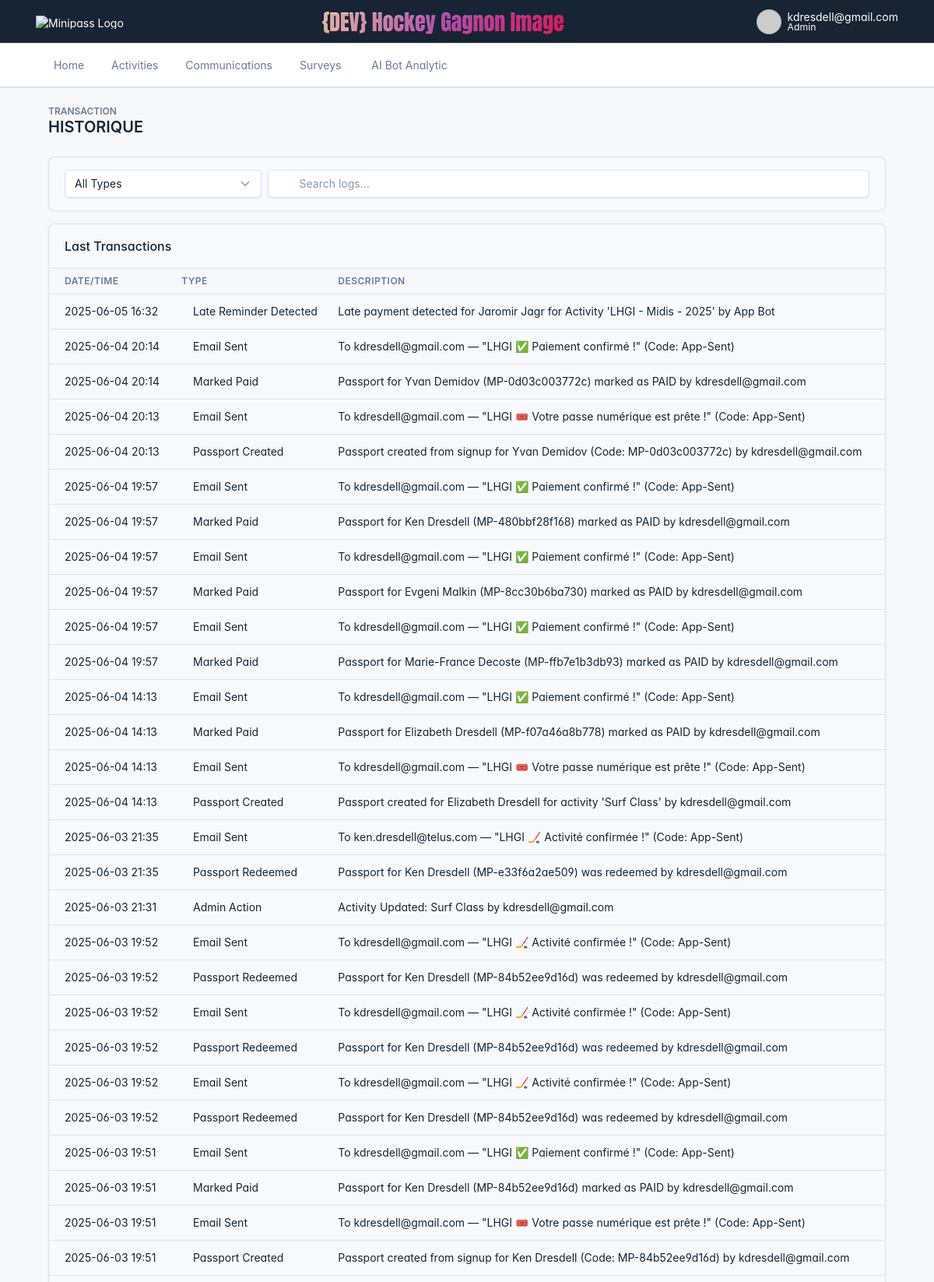
Screenshot of /activity-log (signed in, upper part) with the database file from the repository.
### models.py (models this page shows)
class ReminderLog(db.Model):
    id = db.Column(db.Integer, primary_key=True)
    pass_id = db.Column(db.Integer, db.ForeignKey("pass.id"), nullable=False)
    reminder_sent_at = db.Column(db.DateTime, default=lambda: datetime.now(timezone.utc))

class EmailLog(db.Model):
    id = db.Column(db.Integer, primary_key=True)
    timestamp = db.Column(db.DateTime, default=datetime.now(timezone.utc))
    to_email = db.Column(db.String(150), nullable=False)
    subject = db.Column(db.String(255), nullable=False)
    pass_code = db.Column(db.String(16), nullable=True)
    template_name = db.Column(db.String(100), nullable=True)
    context_json = db.Column(db.Text)
    result = db.Column(db.String(50))  # SENT or FAILED
    error_message = db.Column(db.Text, nullable=True)

class AdminActionLog(db.Model):
    id = db.Column(db.Integer, primary_key=True)
    timestamp = db.Column(db.DateTime, default=lambda: datetime.now(timezone.utc))
    admin_email = db.Column(db.String(150))
    action = db.Column(db.Text)

### app.py (the view)
@app.route("/activity-log")
def activity_log():
    if "admin" not in session:
        return redirect(url_for("login"))
    from utils import get_all_activity_logs
    logs = get_all_activity_logs()
    return render_template("activity_log.html", logs=logs)

### app.py (called while the page is built)
@app.context_processor
def inject_globals_and_csrf():
    from flask_wtf.csrf import generate_csrf
    return {
        'now': datetime.now(timezone.utc),
        'ORG_NAME': get_setting("ORG_NAME", "Ligue hockey Gagnon Image"),
        'csrf_token': generate_csrf  # returns the raw CSRF token
    }

@app.template_filter('encode_md5')
def encode_md5(s):
    if not s:
        return ''
    return hashlib.md5(s.strip().lower().encode('utf-8')).hexdigest()

@app.template_filter("datetimeformat")
def datetimeformat(value, format="%Y-%m-%d %H:%M"):
    return value.strftime(format) if value else ""

@app.before_request
def check_first_run():
    if request.endpoint != 'setup' and not Admin.query.first():
        return redirect(url_for('setup'))

@app.template_filter("utc_to_local")
def jinja_utc_to_local_filter(dt):
    from utils import utc_to_local
    return utc_to_local(dt)

### utils.py (called while the page is built)
def utc_to_local(dt_utc):
    if not dt_utc:
        return None
    if dt_utc.tzinfo is None:
        dt_utc = utc.localize(dt_utc)
    eastern = pytz_timezone("America/Toronto")
    return dt_utc.astimezone(eastern)

def get_setting(key, default=""):
    with current_app.app_context():
        setting = Setting.query.filter_by(key=key).first()
        if setting and setting.value not in [None, ""]:
            return setting.value
    return default

### templates/activity_log.html (shortened to what this page needs)
{% extends "base.html" %}
{% block content %}
<div class="container-xl">
  <div class="mb-4">
    <div class="text-uppercase text-muted fw-bold lh-1" style="font-size: 0.75rem;">TRANSACTION</div>
    <h2 class="page-title">HISTORIQUE</h2>
  </div>
  <div class="card mb-3">
    <div class="card-body">
      <div class="row g-2 align-items-center">
        <div class="col-md-3">
          <select id="filterType" class="form-select">
            <option value="">All Types</option>
          </select>
        </div>
        <div class="col-md">
          <div class="input-icon">
            <span class="input-icon-addon">
            </span>
            <input type="text" id="searchBox" class="form-control" placeholder="Search logs...">
          </div>
        </div>
      </div>
    </div>
  </div>
  <div class="card">
    <div class="card-header">
      <h3 class="card-title">Last Transactions</h3>
    </div>
    <div class="table-responsive">
      <table class="table card-table table-vcenter" id="logTable">
        <thead>
          <tr>
            <th scope="col" class="text-muted">Date/Time</th>
            <th scope="col" class="text-muted">Type</th>
            <th scope="col" class="text-muted">Description</th>
          </tr>
        </thead>
        <tbody>
          {% for log in logs %}
          <tr>
            <td>{{ log.timestamp | utc_to_local | datetimeformat('%Y-%m-%d %H:%M') }}</td>
            <td data-type="{{ log.type }}">
              {% if log.type == 'Passport Redeemed' %}
                <i class="ti ti-ticket text-danger"></i>
              {% elif log.type == 'Email Sent' %}
                <i class="ti ti-mail text-info"></i>
              {% elif log.type == 'Passport Created' %}
                <i class="ti ti-id text-lime"></i>
              {% elif log.type == 'Interact Payment' %}
                <i class="ti ti-currency-dollar text-success"></i>
              {% elif log.type == 'Marked Paid' %}
                <i class="ti ti-check text-green"></i>
              {% elif log.type == 'Reminder Sent' %}
                <i class="ti ti-bell text-purple"></i>
              {% elif log.type == 'Signup Submitted' %}
                <i class="ti ti-user-plus text-success"></i>
              {% elif log.type == 'Signup Approved' %}
                <i class="ti ti-user-check text-green"></i>
              {% elif log.type == 'Signup Rejected' %}
                <i class="ti ti-user-x text-danger"></i>
              {% elif log.type == 'Signup Cancelled' %}
                <i class="ti ti-user-x text-danger"></i>
              {% elif log.type == 'Activity Created' %}
                <i class="ti ti-target text-orange"></i>
              {% elif log.type == 'Admin Action' %}
                <i class="ti ti-settings text-muted"></i>
              {% else %}
                <i class="ti ti-activity text-muted"></i>
              {% endif %}
              {{ log.type }}
            </td>
            <td>{{ log.details }}</td>
          </tr>
          {% endfor %}
        </tbody>
      </table>
    </div>
  </div>
</div>
{% endblock %}

### static/minipass.css (style rules this page uses)
.card { background-color: #f8f9fc !important; }
.input-icon .form-control { padding-left: 2.25rem; }

### rows the page displays
ReminderLog: timestamp|utc_to_local "2025-06-05 16:32"
EmailLog: timestamp|utc_to_local "2025-06-04 20:14", type "Email Sent", details "To kdresdell@gmail.com — \"LHGI ✅ Paiement confirmé !\" (Code: App-Sent)"
AdminActionLog: timestamp|utc_to_local "2025-06-04 20:14", type "Marked Paid", details "Passport for Yvan Demidov (MP-0d03c003772c) marked as PAID by kdresdell@gmail.com"
EmailLog: timestamp|utc_to_local "2025-06-04 20:13", type "Email Sent", details "To kdresdell@gmail.com — \"LHGI 🎟️ Votre passe numérique est prête !\" (Code: App-Sent)"
AdminActionLog: timestamp|utc_to_local "2025-06-04 20:13", type "Passport Created", details "Passport created from signup for Yvan Demidov (Code: MP-0d03c003772c) by kdresdell@gmail.com"
EmailLog: timestamp|utc_to_local "2025-06-04 19:57", type "Email Sent", details "To kdresdell@gmail.com — \"LHGI ✅ Paiement confirmé !\" (Code: App-Sent)"
AdminActionLog: timestamp|utc_to_local "2025-06-04 19:57", type "Marked Paid", details "Passport for Ken Dresdell (MP-480bbf28f168) marked as PAID by kdresdell@gmail.com"
EmailLog: timestamp|utc_to_local "2025-06-04 19:57", type "Email Sent", details "To kdresdell@gmail.com — \"LHGI ✅ Paiement confirmé !\" (Code: App-Sent)"
AdminActionLog: timestamp|utc_to_local "2025-06-04 19:57", type "Marked Paid", details "Passport for Evgeni Malkin (MP-8cc30b6ba730) marked as PAID by kdresdell@gmail.com"
EmailLog: timestamp|utc_to_local "2025-06-04 19:57", type "Email Sent", details "To kdresdell@gmail.com — \"LHGI ✅ Paiement confirmé !\" (Code: App-Sent)"
AdminActionLog: timestamp|utc_to_local "2025-06-04 19:57", type "Marked Paid", details "Passport for Marie-France Decoste (MP-ffb7e1b3db93) marked as PAID by kdresdell@gmail.com"
EmailLog: timestamp|utc_to_local "2025-06-04 14:13", type "Email Sent", details "To kdresdell@gmail.com — \"LHGI ✅ Paiement confirmé !\" (Code: App-Sent)"
AdminActionLog: timestamp|utc_to_local "2025-06-04 14:13", type "Marked Paid", details "Passport for Elizabeth Dresdell (MP-f07a46a8b778) marked as PAID by kdresdell@gmail.com"
EmailLog: timestamp|utc_to_local "2025-06-04 14:13", type "Email Sent", details "To kdresdell@gmail.com — \"LHGI 🎟️ Votre passe numérique est prête !\" (Code: App-Sent)"
AdminActionLog: timestamp|utc_to_local "2025-06-04 14:13", type "Passport Created", details "Passport created for Elizabeth Dresdell for activity 'Surf Class' by kdresdell@gmail.com"
EmailLog: timestamp|utc_to_local "2025-06-03 21:35", type "Email Sent", details "To ken.dresdell@telus.com — \"LHGI 🏒 Activité confirmée !\" (Code: App-Sent)"
AdminActionLog: timestamp|utc_to_local "2025-06-03 21:35", type "Passport Redeemed", details "Passport for Ken Dresdell (MP-e33f6a2ae509) was redeemed by kdresdell@gmail.com"
AdminActionLog: timestamp|utc_to_local "2025-06-03 21:31", type "Admin Action", details "Activity Updated: Surf Class by kdresdell@gmail.com"
EmailLog: timestamp|utc_to_local "2025-06-03 19:52", type "Email Sent", details "To kdresdell@gmail.com — \"LHGI 🏒 Activité confirmée !\" (Code: App-Sent)"
AdminActionLog: timestamp|utc_to_local "2025-06-03 19:52", type "Passport Redeemed", details "Passport for Ken Dresdell (MP-84b52ee9d16d) was redeemed by kdresdell@gmail.com"
EmailLog: timestamp|utc_to_local "2025-06-03 19:52", type "Email Sent", details "To kdresdell@gmail.com — \"LHGI 🏒 Activité confirmée !\" (Code: App-Sent)"
AdminActionLog: timestamp|utc_to_local "2025-06-03 19:52", type "Passport Redeemed", details "Passport for Ken Dresdell (MP-84b52ee9d16d) was redeemed by kdresdell@gmail.com"
EmailLog: timestamp|utc_to_local "2025-06-03 19:52", type "Email Sent", details "To kdresdell@gmail.com — \"LHGI 🏒 Activité confirmée !\" (Code: App-Sent)"
AdminActionLog: timestamp|utc_to_local "2025-06-03 19:52", type "Passport Redeemed", details "Passport for Ken Dresdell (MP-84b52ee9d16d) was redeemed by kdresdell@gmail.com"
EmailLog: timestamp|utc_to_local "2025-06-03 19:51", type "Email Sent", details "To kdresdell@gmail.com — \"LHGI ✅ Paiement confirmé !\" (Code: App-Sent)"
AdminActionLog: timestamp|utc_to_local "2025-06-03 19:51", type "Marked Paid", details "Passport for Ken Dresdell (MP-84b52ee9d16d) marked as PAID by kdresdell@gmail.com"
EmailLog: timestamp|utc_to_local "2025-06-03 19:51", type "Email Sent", details "To kdresdell@gmail.com — \"LHGI 🎟️ Votre passe numérique est prête !\" (Code: App-Sent)"
AdminActionLog: timestamp|utc_to_local "2025-06-03 19:51", type "Passport Created", details "Passport created from signup for Ken Dresdell (Code: MP-84b52ee9d16d) by kdresdell@gmail.com"

### other values shown
{{ session['admin'] }} "kdresdell@gmail.com"
{{ log.type }} "Late Reminder Detected"
{{ log.details }} "Late payment detected for Jaromir Jagr for Activity 'LHGI - Midis - 2025' by App Bot"
